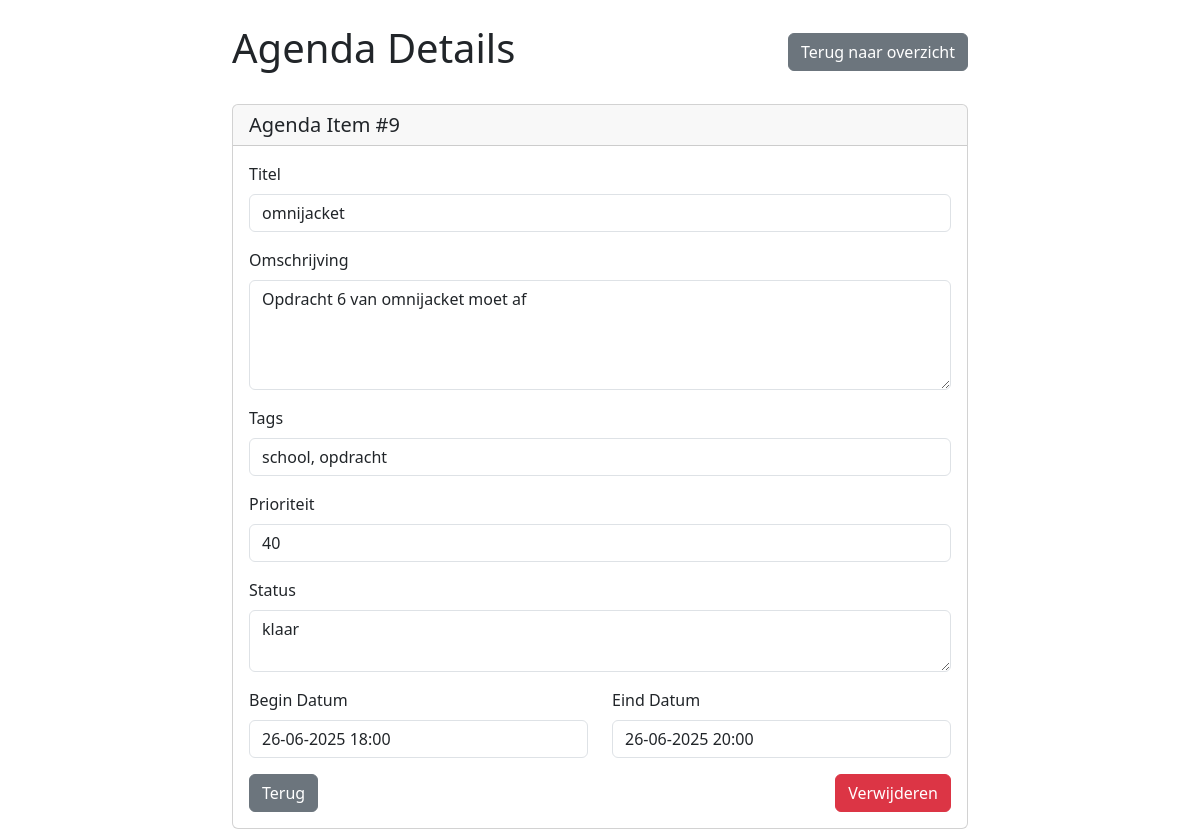
/php2/agenda_item.php?ID=9, run on the app's committed database.
### tables this page shows
CREATE TABLE "crud_agenda"
(
    ID           integer not null
        constraint crud_agenda_pk
            primary key autoincrement,
    titel        TEXT    not null,
    omschrijving TEXT    not null,
    begin_datum  DATE    not null,
    eind_datum   DATE    not null,
    prioriteit   integer not null,
    status       TEXT    not null,
    tags         TEXT
);

### php2/agenda_item.php (called while the page is built, shortened)
<?php
require "config.php";
$id = $_GET["ID"] ?? null;
try {
    $query = "SELECT * FROM crud_agenda WHERE ID = :id";
    $stmt = $pdo->prepare($query);
    $stmt->bindParam(":id", $id);
    $stmt->execute();
    $agenda_item = $stmt->fetch();
} catch (PDOException $e) {
    error_log("Select query failed: " . $e->getMessage());
    $fout = "Er is een fout opgetreden bij het ophalen van het agenda item.";
}
include_once "views/agenda_item_view.php";

### php2/views/agenda_item_view.php (the view, shortened to what this page needs)
<!DOCTYPE html>
<html lang="en">
<head>
    <link href="./node_modules/bootstrap/dist/css/bootstrap.min.css" rel="stylesheet">
</head>
<body>
    <?php
    function formateerDatum($datum_string) {
        $datum = new DateTime($datum_string);
        return $datum->format("d-m-Y H:i");
    }
    ?>
    <div class="container mt-4">
        <div class="row">
            <div class="col-md-8 mx-auto">
                <div class="d-flex justify-content-between align-items-center mb-4">
                    <h1>Agenda Details</h1>
                    <a href="agenda.php" class="btn btn-secondary">Terug naar overzicht</a>
                </div>
                <div class="card">
                    <div class="card-header">
                        <h5 class="card-title mb-0">Agenda Item #<?= htmlspecialchars($agenda_item["ID"]) ?></h5>
                    </div>
                    <div class="card-body">
                        <form method="POST">
                            <div class="mb-3">
                                <label for="titel" class="form-label">Titel</label>
                                <input type="text" class="form-control" id="titel" name="titel"
                                    value="<?= htmlspecialchars($agenda_item["titel"]) ?>" readonly>
                            </div>
                            <div class="mb-3">
                                <label for="omschrijving" class="form-label">Omschrijving</label>
                                <textarea class="form-control" id="omschrijving" name="omschrijving" rows="4"
                                    readonly><?= htmlspecialchars($agenda_item["omschrijving"]) ?></textarea>
                            </div>
                            <div class="mb-3">
                                <label for="tags" class="form-label">Tags</label>
                                <input type="text" class="form-control" id="tags" name="tags"
                                    value="<?= htmlspecialchars($agenda_item["tags"] ?? "") ?>" readonly>
                            </div>
                            <div class="mb-3">
                                <label for="prioriteit" class="form-label">Prioriteit</label>
                                <input type="text" class="form-control" id="prioriteit" name="prioriteit"
                                    value="<?= htmlspecialchars($agenda_item["prioriteit"] ?? "N/A") ?>" readonly>
                            </div>
                            <div class="mb-3">
                                <label for="status" class="form-label">Status</label>
                                <textarea class="form-control" id="status" name="status" rows="2"
                                    readonly><?= htmlspecialchars($agenda_item["status"] ?? "") ?></textarea>
                            </div>
                            <div class="row">
                                <div class="col-md-6">
                                    <div class="mb-3">
                                        <label for="begin_datum" class="form-label">Begin Datum</label>
                                        <input type="text" class="form-control" id="begin_datum"
                                            name="begin_datum"
                                            value="<?= formateerDatum($agenda_item["begin_datum"]) ?>" readonly>
                                    </div>
                                </div>
                                <div class="col-md-6">
                                    <div class="mb-3">
                                        <label for="eind_datum" class="form-label">Eind Datum</label>
                                        <input type="text" class="form-control" id="eind_datum"
                                            name="eind_datum"
                                            value="<?= formateerDatum($agenda_item["eind_datum"]) ?>" readonly>
                                    </div>
                                </div>
                            </div>
                            <div class="d-flex gap-2">
                                <a href="agenda.php" class="btn btn-secondary">Terug</a>
                                <a href="agenda_verwijderen.php?ID=<?= $agenda_item["ID"] ?>"
                                    class="btn btn-danger ms-auto"
                                    onclick="return confirm('Weet je zeker dat je dit item wilt verwijderen?')">Verwijderen</a>
                            </div>
                        </form>
                    </div>
                </div>
            </div>
        </div>
    </div>
</body>
</html>

### data on the page
crud_agenda: ID "9", titel "omnijacket", omschrijving "Opdracht 6 van omnijacket moet af", tags "school, opdracht", prioriteit "40", status "klaar", begin_datum "26-06-2025 18:00", eind_datum "26-06-2025 20:00"
